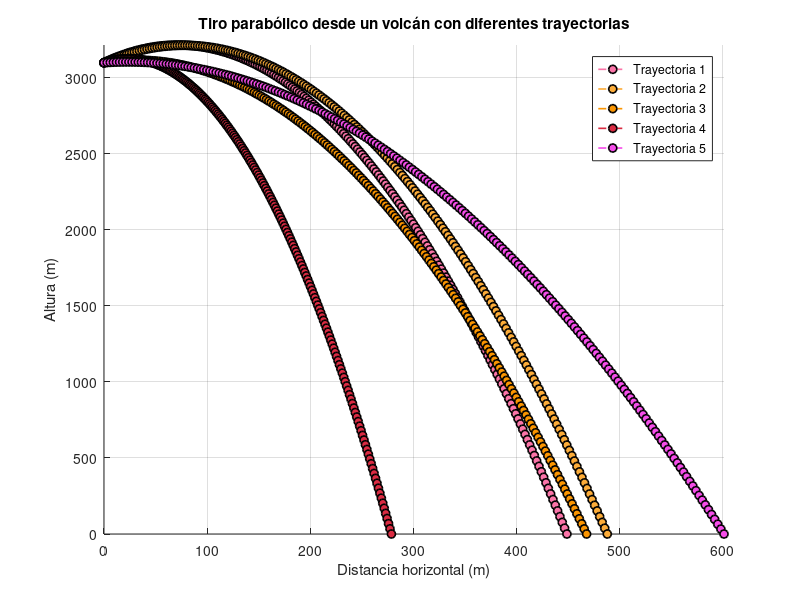

Here is the MATLAB script that generated this plot: (Note: this script raises an error after producing the figure.)
n = 5; 
v = [25, 50, 75,100]; 
g = 9.8;
h0 = 3100;

rosa = [251, 116, 168] / 255; 
dorado = [252, 172, 57] / 255;
naranja=[251, 149, 1] / 255;
rosam=[218, 43, 66]/255;
morado=[245,77,233]/255;

colores = [rosa; dorado; naranja; rosam; morado];

figure
hold on
grid on

for i = 1:n
    v0 = v(randi(length(v)));
    angulo = rand * 70 + 10;

    vx = v0 * cosd(angulo);
    vy = v0 * sind(angulo);

    coef = [0.5*g, -vy, -h0];
    t_sol = roots(coef);
    t_vuelo = max(t_sol);

    t = linspace(0, t_vuelo, 200);
    x = vx * t;
    y = h0 + vy * t - 0.5 * g * t.^2;

    color = colores(mod(i-1, size(colores,1)) + 1, :);

    plot(x, y, 'LineStyle', '--', 'Marker', 'o', ...
        'MarkerFaceColor', color, ...
        'MarkerEdgeColor', [0, 0, 0], ...
        'Color', color, ...
        'LineWidth', 1.2)

    disp(['Trayectoria ', num2str(i), ': v0 = ', num2str(v0), ' m/s, ángulo = ', num2str(angulo, '%.2f'), '°'])
end

xlabel('Distancia horizontal (m)')
ylabel('Altura (m)')
title('Tiro parabólico desde un volcán con diferentes trayectorias')
legend(arrayfun(@(i) sprintf('Trayectoria %d', i), 1:n, 'UniformOutput', false))
axis tight

jknhjnh
